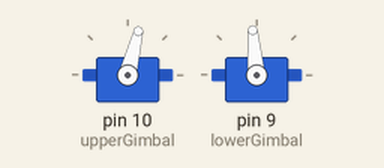
Recording of a sketch running on a simulated Arduino Uno, built with avr-gcc and run on an emulated ATmega328P. On the bench: 2 × servo.

Above: at 0.05 s.
At 0.9 s:
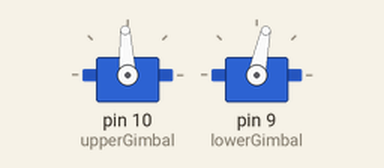
At 1.8 s:
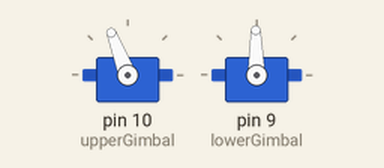
At 3.55 s:
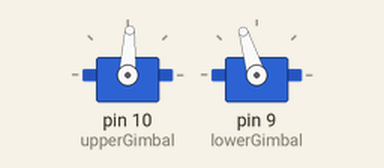
Timing chart, 0 to 5.4 s (numbered marks = the images above):
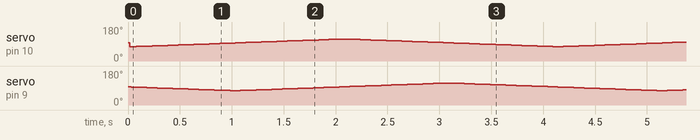

The sketch:

gimbal_testing.ino
```cpp
#include <Servo.h>

Servo upperGimbal;
Servo lowerGimbal;

int upperPosition = 0;
int lowerPosition = 0;

int upperGimbalLimit = 20;
int lowerGimbalLimit = 20;

int upperGimbalCenter = 96;
int lowerGimbalCenter = 96;

int gimbalSpeed = 50;

void setup() {

  Serial.begin(115200);

  upperGimbal.attach(10);
  lowerGimbal.attach(9);

  upperGimbal.write(upperGimbalCenter);
  lowerGimbal.write(lowerGimbalCenter);
  delay(15);

  upperGimbal.write(upperGimbalCenter - upperGimbalLimit);
  lowerGimbal.write(lowerGimbalCenter);
  delay(15);
}

void loop() {
  lowerPosition = lowerGimbalCenter;

  for (upperPosition = upperGimbalCenter - upperGimbalLimit; upperPosition <= upperGimbalCenter + upperGimbalLimit; upperPosition += 1) {

    if (upperPosition <= upperGimbalCenter + upperGimbalLimit && upperPosition >= upperGimbalCenter) {
      lowerPosition += 1;
    }

    if (upperPosition >= upperGimbalCenter - upperGimbalLimit && upperPosition <= upperGimbalCenter) {
      lowerPosition -= 1;
    }

    upperGimbal.write(upperPosition);
    lowerGimbal.write(lowerPosition);
    delay(gimbalSpeed);
  }

  for (upperPosition = upperGimbalCenter + upperGimbalLimit; upperPosition >= upperGimbalCenter - upperGimbalLimit; upperPosition -= 1) {

    if (upperPosition >= upperGimbalCenter - upperGimbalLimit && upperPosition <= upperGimbalCenter) {
      lowerPosition -= 1;
    }

    if (upperPosition <= upperGimbalCenter + upperGimbalLimit && upperPosition >= upperGimbalCenter) {
      lowerPosition += 1;
    }

    upperGimbal.write(upperPosition);
    lowerGimbal.write(lowerPosition);
    delay(gimbalSpeed);
  }
}
```
